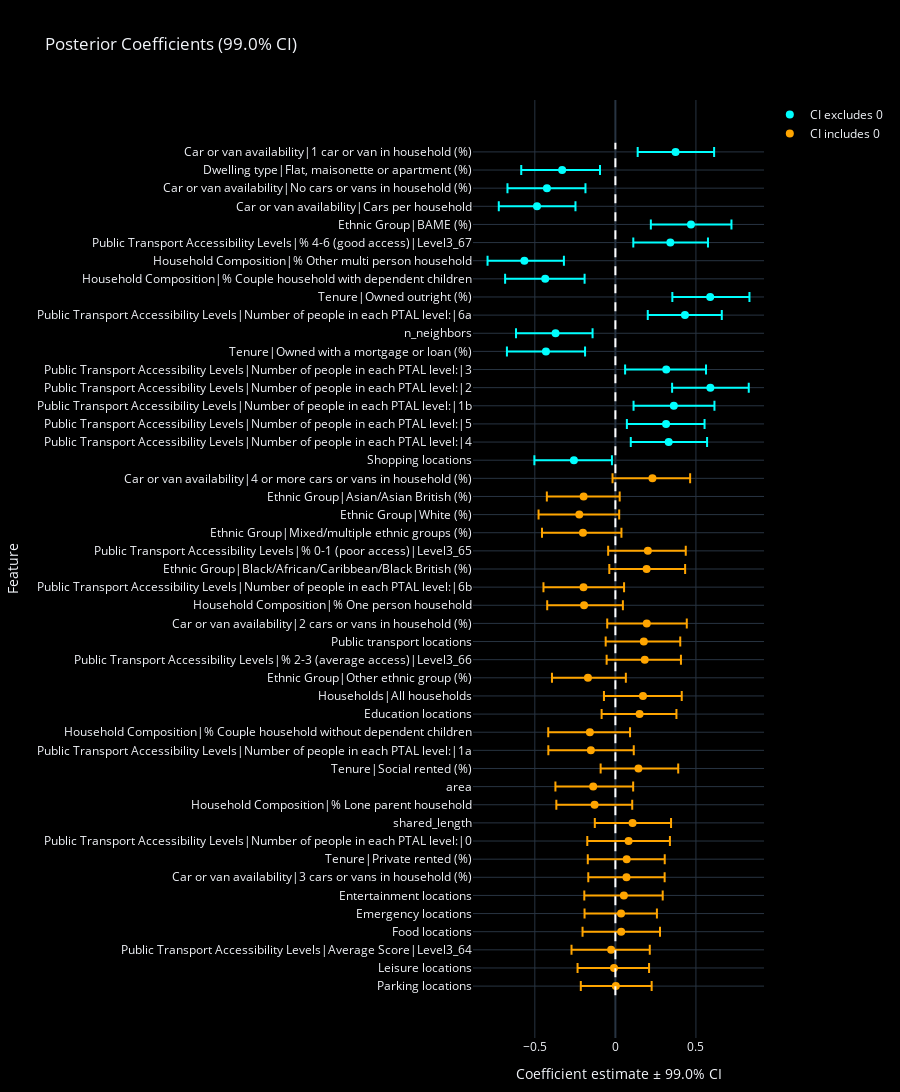
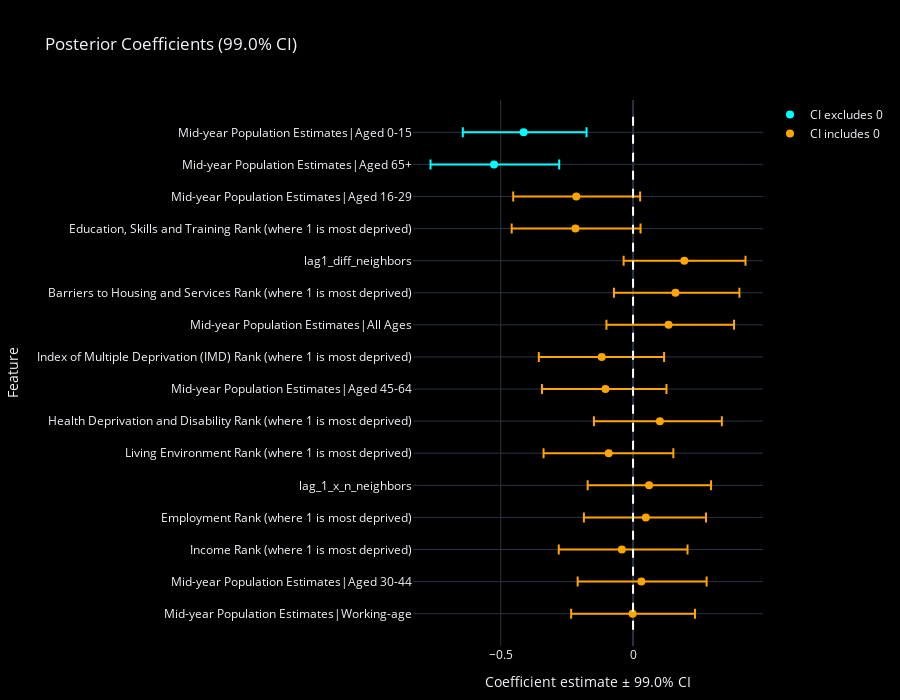
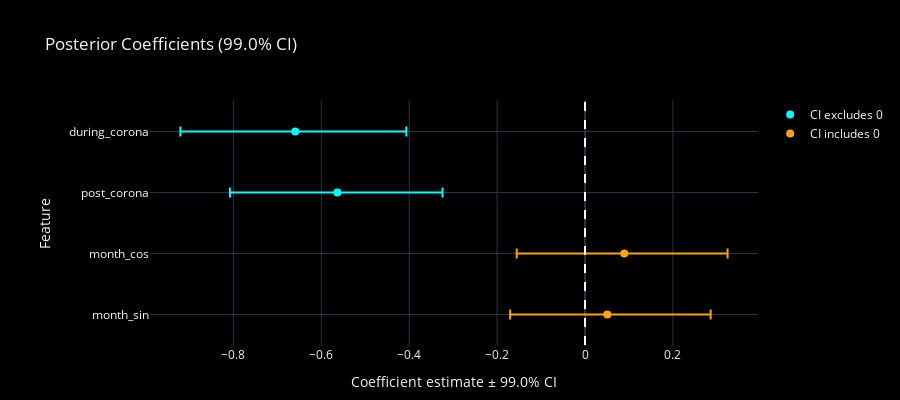
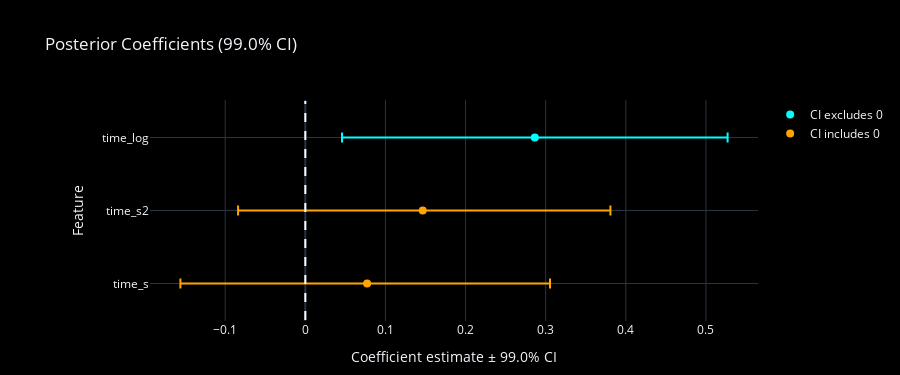

These figures' notebook cell, in order:
### Code cell
import plotly.graph_objects as go

# Loop through each DataFrame in frames and create a dark‐themed Plotly figure
for alpha, df in frames.items():
    # 1. Compute error bar magnitudes
    lower_err = df['mean'] - df['ci_lower']
    upper_err = df['ci_upper'] - df['mean']
    contains_zero = (df['ci_lower'] <= 0) & (df['ci_upper'] >= 0)

    # 2. Initialize figure with dark theme
    fig = go.Figure(layout=dict(
        template="plotly_dark",              # built-in dark template :contentReference[oaicite:2]{index=2}
        paper_bgcolor="black",               # full black canvas :contentReference[oaicite:3]{index=3}
        plot_bgcolor="black",                # black plotting area
    ))

    # 3a. Plot intervals excluding zero (blue markers)
    fig.add_trace(go.Scatter(
        x=df.loc[~contains_zero, 'mean'],
        y=df.loc[~contains_zero, 'col'],
        error_x=dict(
            type='data',
            symmetric=False,
            array=upper_err[~contains_zero],
            arrayminus=lower_err[~contains_zero],
            thickness=2,
            width=5
        ),
        mode='markers',
        marker=dict(color='cyan', size=8),  # brighter marker for contrast
        name='CI excludes 0'
    ))

    # 3b. Plot intervals including zero (orange markers)
    fig.add_trace(go.Scatter(
        x=df.loc[contains_zero, 'mean'],
        y=df.loc[contains_zero, 'col'],
        error_x=dict(
            type='data',
            symmetric=False,
            array=upper_err[contains_zero],
            arrayminus=lower_err[contains_zero],
            thickness=2,
            width=5
        ),
        mode='markers',
        marker=dict(color='orange', size=8),
        name='CI includes 0'
    ))

    # 4. Vertical zero reference line in white
    fig.add_shape(
        type="line",
        x0=0, x1=0,
        y0=-0.5, y1=len(df)-0.5,
        xref="x", yref="y",
        line=dict(color="white", dash="dash", width=2)
    )

    # 5. Layout and axes adjustments
    fig.update_layout(
        title=f'Posterior Coefficients ({(1-alpha_1)*100:.1f}% CI)',
        xaxis_title=f'Coefficient estimate ± {(1-alpha_1)*100:.1f}% CI',
        yaxis_title='Feature',
        height=300 + 25 * len(df),
        margin=dict(l=150, r=50, t=100, b=50),
        legend=dict(bgcolor='rgba(0,0,0,0)'),  # transparent legend background
    )

    # 6. Preserve DataFrame order on the y‐axis (inverted)
    fig.update_yaxes(
        categoryorder='array',
        categoryarray=df['col'].tolist()[::-1]
    )

    fig.show()

### Figure 1 — Plotly figure (JSON) as saved in the notebook; plotly's stock layout.template omitted (floating-point values rounded to 4 significant figures)
{"data": [{"error_x": {"array": [0.2394, 0.235, 0.2392, 0.2388, 0.2512, 0.2336, 0.2455, 0.2444, 0.2438, 0.2287, 0.2297, 0.2429, 0.2469, 0.2383, 0.2521, 0.2389, 0.2383, 0.236], "arrayminus": [0.235, 0.2539, 0.2449, 0.2372, 0.2491, 0.2299, 0.2285, 0.2488, 0.2349, 0.2308, 0.2455, 0.2422, 0.2553, 0.2374, 0.25, 0.2432, 0.2353, 0.2454], "symmetric": false, "thickness": 2, "type": "data", "width": 5}, "marker": {"color": "cyan", "size": 8}, "mode": "markers", "name": "CI excludes 0", "type": "scatter", "x": [0.3735, -0.3304, -0.425, -0.4866, 0.4692, 0.3411, -0.5651, -0.4356, 0.5885, 0.4318, -0.3713, -0.4311, 0.3157, 0.5896, 0.3628, 0.3146, 0.3309, -0.2574], "y": ["Car or van availability|1 car or van in household (%)", "Dwelling type|Flat, maisonette or apartment (%)", "Car or van availability|No cars or vans in household (%)", "Car or van availability|Cars per household", "Ethnic Group|BAME (%)", "Public Transport Accessibility Levels|% 4-6 (good access)|Level3_67", "Household Composition|% Other multi person household", "Household Composition|% Couple household with dependent children", "Tenure|Owned outright (%)", "Public Transport Accessibility Levels|Number of people in each PTAL level:|6a", "n_neighbors", "Tenure|Owned with a mortgage or loan (%)", "Public Transport Accessibility Levels|Number of people in each PTAL level:|3", "Public Transport Accessibility Levels|Number of people in each PTAL level:|2", "Public Transport Accessibility Levels|Number of people in each PTAL level:|1b", "Public Transport Accessibility Levels|Number of people in each PTAL level:|5", "Public Transport Accessibility Levels|Number of people in each PTAL level:|4", "Shopping locations"]}, {"error_x": {"array": [0.2341, 0.224, 0.2476, 0.2389, 0.2351, 0.239, 0.2519, 0.241, 0.2484, 0.2261, 0.2246, 0.2353, 0.2406, 0.2288, 0.2495, 0.2662, 0.2471, 0.2483, 0.2336, 0.2389, 0.2566, 0.2361, 0.237, 0.2411, 0.2225, 0.241, 0.2397, 0.2177, 0.2223], "arrayminus": [0.2475, 0.2282, 0.2529, 0.2542, 0.2465, 0.2318, 0.2484, 0.2289, 0.2456, 0.2368, 0.2367, 0.2233, 0.2423, 0.2357, 0.2583, 0.264, 0.2345, 0.2344, 0.2374, 0.2344, 0.2564, 0.2414, 0.237, 0.2457, 0.2267, 0.2398, 0.246, 0.2262, 0.2175], "symmetric": false, "thickness": 2, "type": "data", "width": 5}, "marker": {"color": "orange", "size": 8}, "mode": "markers", "name": "CI includes 0", "type": "scatter", "x": [0.2299, -0.1973, -0.224, -0.2013, 0.2017, 0.1939, -0.198, -0.1944, 0.1949, 0.1766, 0.1824, -0.1702, 0.1713, 0.1503, -0.1584, -0.1521, 0.143, -0.1378, -0.1291, 0.1067, 0.08193, 0.07019, 0.06882, 0.05272, 0.03528, 0.03598, -0.02629, -0.008615, 0.002848], "y": ["Car or van availability|4 or more cars or vans in household (%)", "Ethnic Group|Asian/Asian British (%)", "Ethnic Group|White (%)", "Ethnic Group|Mixed/multiple ethnic groups (%)", "Public Transport Accessibility Levels|% 0-1 (poor access)|Level3_65", "Ethnic Group|Black/African/Caribbean/Black British (%)", "Public Transport Accessibility Levels|Number of people in each PTAL level:|6b", "Household Composition|% One person household", "Car or van availability|2 cars or vans in household (%)", "Public transport locations", "Public Transport Accessibility Levels|% 2-3 (average access)|Level3_66", "Ethnic Group|Other ethnic group (%)", "Households|All households", "Education locations", "Household Composition|% Couple household without dependent children", "Public Transport Accessibility Levels|Number of people in each PTAL level:|1a", "Tenure|Social rented (%)", "area", "Household Composition|% Lone parent household", "shared_length", "Public Transport Accessibility Levels|Number of people in each PTAL level:|0", "Tenure|Private rented (%)", "Car or van availability|3 cars or vans in household (%)", "Entertainment locations", "Emergency locations", "Food locations", "Public Transport Accessibility Levels|Average Score|Level3_64", "Leisure locations", "Parking locations"]}], "layout": {"height": 1475, "legend": {"bgcolor": "rgba(0,0,0,0)"}, "margin": {"b": 50, "l": 150, "r": 50, "t": 100}, "paper_bgcolor": "black", "plot_bgcolor": "black", "shapes": [{"line": {"color": "white", "dash": "dash", "width": 2}, "type": "line", "x0": 0, "x1": 0, "xref": "x", "y0": -0.5, "y1": 46.5, "yref": "y"}], "title": {"text": "Posterior Coefficients (99.0% CI)"}, "xaxis": {"title": {"text": "Coefficient estimate ± 99.0% CI"}}, "yaxis": {"categoryarray": ["Parking locations", "Leisure locations", "Public Transport Accessibility Levels|Average Score|Level3_64", "Food locations", "Emergency locations", "Entertainment locations", "Car or van availability|3 cars or vans in household (%)", "Tenure|Private rented (%)", "Public Transport Accessibility Levels|Number of people in each PTAL level:|0", "shared_length", "Household Composition|% Lone parent household", "area", "Tenure|Social rented (%)", "Public Transport Accessibility Levels|Number of people in each PTAL level:|1a", "Household Composition|% Couple household without dependent children", "Education locations", "Households|All households", "Ethnic Group|Other ethnic group (%)", "Public Transport Accessibility Levels|% 2-3 (average access)|Level3_66", "Public transport locations", "Car or van availability|2 cars or vans in household (%)", "Household Composition|% One person household", "Public Transport Accessibility Levels|Number of people in each PTAL level:|6b", "Ethnic Group|Black/African/Caribbean/Black British (%)", "Public Transport Accessibility Levels|% 0-1 (poor access)|Level3_65", "Ethnic Group|Mixed/multiple ethnic groups (%)", "Ethnic Group|White (%)", "Ethnic Group|Asian/Asian British (%)", "Car or van availability|4 or more cars or vans in household (%)", "Shopping locations", "Public Transport Accessibility Levels|Number of people in each PTAL level:|4", "Public Transport Accessibility Levels|Number of people in each PTAL level:|5", "Public Transport Accessibility Levels|Number of people in each PTAL level:|1b", "Public Transport Accessibility Levels|Number of people in each PTAL level:|2", "Public Transport Accessibility Levels|Number of people in each PTAL level:|3", "Tenure|Owned with a mortgage or loan (%)", "n_neighbors", "Public Transport Accessibility Levels|Number of people in each PTAL level:|6a", "Tenure|Owned outright (%)", "Household Composition|% Couple household with dependent children", "Household Composition|% Other multi person household", "Public Transport Accessibility Levels|% 4-6 (good access)|Level3_67", "Ethnic Group|BAME (%)", "Car or van availability|Cars per household", "Car or van availability|No cars or vans in household (%)", "Dwelling type|Flat, maisonette or apartment (%)", "Car or van availability|1 car or van in household (%)"], "categoryorder": "array", "title": {"text": "Feature"}}}}

### Figure 2 — Plotly figure (JSON) as saved in the notebook; plotly's stock layout.template omitted (floating-point values rounded to 4 significant figures)
{"data": [{"error_x": {"array": [0.2375, 0.2462], "arrayminus": [0.2298, 0.24], "symmetric": false, "thickness": 2, "type": "data", "width": 5}, "marker": {"color": "cyan", "size": 8}, "mode": "markers", "name": "CI excludes 0", "type": "scatter", "x": [-0.4132, -0.5251], "y": ["Mid-year Population Estimates|Aged 0-15", "Mid-year Population Estimates|Aged 65+"]}, {"error_x": {"array": [0.241, 0.2459, 0.2311, 0.2416, 0.2474, 0.2355, 0.2304, 0.2342, 0.2442, 0.2342, 0.2272, 0.2481, 0.2464, 0.2356], "arrayminus": [0.2385, 0.2408, 0.2292, 0.2323, 0.2346, 0.2377, 0.2399, 0.2491, 0.246, 0.2319, 0.2339, 0.2382, 0.2407, 0.2321], "symmetric": false, "thickness": 2, "type": "data", "width": 5}, "marker": {"color": "orange", "size": 8}, "mode": "markers", "name": "CI includes 0", "type": "scatter", "x": [-0.2143, -0.2176, 0.1936, 0.1602, 0.134, -0.1182, -0.1042, 0.1012, -0.09203, 0.06046, 0.04825, -0.04235, 0.03143, -0.001737], "y": ["Mid-year Population Estimates|Aged 16-29", "Education, Skills and Training Rank (where 1 is most deprived)", "lag1_diff_neighbors", "Barriers to Housing and Services Rank (where 1 is most deprived)", "Mid-year Population Estimates|All Ages", "Index of Multiple Deprivation (IMD) Rank (where 1 is most deprived)", "Mid-year Population Estimates|Aged 45-64", "Health Deprivation and Disability Rank (where 1 is most deprived)", "Living Environment Rank (where 1 is most deprived)", "lag_1_x_n_neighbors", "Employment Rank (where 1 is most deprived)", "Income Rank (where 1 is most deprived)", "Mid-year Population Estimates|Aged 30-44", "Mid-year Population Estimates|Working-age"]}], "layout": {"height": 700, "legend": {"bgcolor": "rgba(0,0,0,0)"}, "margin": {"b": 50, "l": 150, "r": 50, "t": 100}, "paper_bgcolor": "black", "plot_bgcolor": "black", "shapes": [{"line": {"color": "white", "dash": "dash", "width": 2}, "type": "line", "x0": 0, "x1": 0, "xref": "x", "y0": -0.5, "y1": 15.5, "yref": "y"}], "title": {"text": "Posterior Coefficients (99.0% CI)"}, "xaxis": {"title": {"text": "Coefficient estimate ± 99.0% CI"}}, "yaxis": {"categoryarray": ["Mid-year Population Estimates|Working-age", "Mid-year Population Estimates|Aged 30-44", "Income Rank (where 1 is most deprived)", "Employment Rank (where 1 is most deprived)", "lag_1_x_n_neighbors", "Living Environment Rank (where 1 is most deprived)", "Health Deprivation and Disability Rank (where 1 is most deprived)", "Mid-year Population Estimates|Aged 45-64", "Index of Multiple Deprivation (IMD) Rank (where 1 is most deprived)", "Mid-year Population Estimates|All Ages", "Barriers to Housing and Services Rank (where 1 is most deprived)", "lag1_diff_neighbors", "Education, Skills and Training Rank (where 1 is most deprived)", "Mid-year Population Estimates|Aged 16-29", "Mid-year Population Estimates|Aged 65+", "Mid-year Population Estimates|Aged 0-15"], "categoryorder": "array", "title": {"text": "Feature"}}}}

### Figure 3 — Plotly figure (JSON) as saved in the notebook; plotly's stock layout.template omitted (floating-point values rounded to 4 significant figures)
{"data": [{"error_x": {"array": [0.2526, 0.2394], "arrayminus": [0.2615, 0.2444], "symmetric": false, "thickness": 2, "type": "data", "width": 5}, "marker": {"color": "cyan", "size": 8}, "mode": "markers", "name": "CI excludes 0", "type": "scatter", "x": [-0.6592, -0.5636], "y": ["during_corona", "post_corona"]}, {"error_x": {"array": [0.2352, 0.2352], "arrayminus": [0.2446, 0.2211], "symmetric": false, "thickness": 2, "type": "data", "width": 5}, "marker": {"color": "orange", "size": 8}, "mode": "markers", "name": "CI includes 0", "type": "scatter", "x": [0.08927, 0.05076], "y": ["month_cos", "month_sin"]}], "layout": {"height": 400, "legend": {"bgcolor": "rgba(0,0,0,0)"}, "margin": {"b": 50, "l": 150, "r": 50, "t": 100}, "paper_bgcolor": "black", "plot_bgcolor": "black", "shapes": [{"line": {"color": "white", "dash": "dash", "width": 2}, "type": "line", "x0": 0, "x1": 0, "xref": "x", "y0": -0.5, "y1": 3.5, "yref": "y"}], "title": {"text": "Posterior Coefficients (99.0% CI)"}, "xaxis": {"title": {"text": "Coefficient estimate ± 99.0% CI"}}, "yaxis": {"categoryarray": ["month_sin", "month_cos", "post_corona", "during_corona"], "categoryorder": "array", "title": {"text": "Feature"}}}}

### Figure 4 — Plotly figure (JSON) as saved in the notebook; plotly's stock layout.template omitted (floating-point values rounded to 4 significant figures)
{"data": [{"error_x": {"array": [0.2406], "arrayminus": [0.2406], "symmetric": false, "thickness": 2, "type": "data", "width": 5}, "marker": {"color": "cyan", "size": 8}, "mode": "markers", "name": "CI excludes 0", "type": "scatter", "x": [0.2864], "y": ["time_log"]}, {"error_x": {"array": [0.2343, 0.2283], "arrayminus": [0.2304, 0.233], "symmetric": false, "thickness": 2, "type": "data", "width": 5}, "marker": {"color": "orange", "size": 8}, "mode": "markers", "name": "CI includes 0", "type": "scatter", "x": [0.1465, 0.07712], "y": ["time_s2", "time_s"]}], "layout": {"height": 375, "legend": {"bgcolor": "rgba(0,0,0,0)"}, "margin": {"b": 50, "l": 150, "r": 50, "t": 100}, "paper_bgcolor": "black", "plot_bgcolor": "black", "shapes": [{"line": {"color": "white", "dash": "dash", "width": 2}, "type": "line", "x0": 0, "x1": 0, "xref": "x", "y0": -0.5, "y1": 2.5, "yref": "y"}], "title": {"text": "Posterior Coefficients (99.0% CI)"}, "xaxis": {"title": {"text": "Coefficient estimate ± 99.0% CI"}}, "yaxis": {"categoryarray": ["time_s", "time_s2", "time_log"], "categoryorder": "array", "title": {"text": "Feature"}}}}
